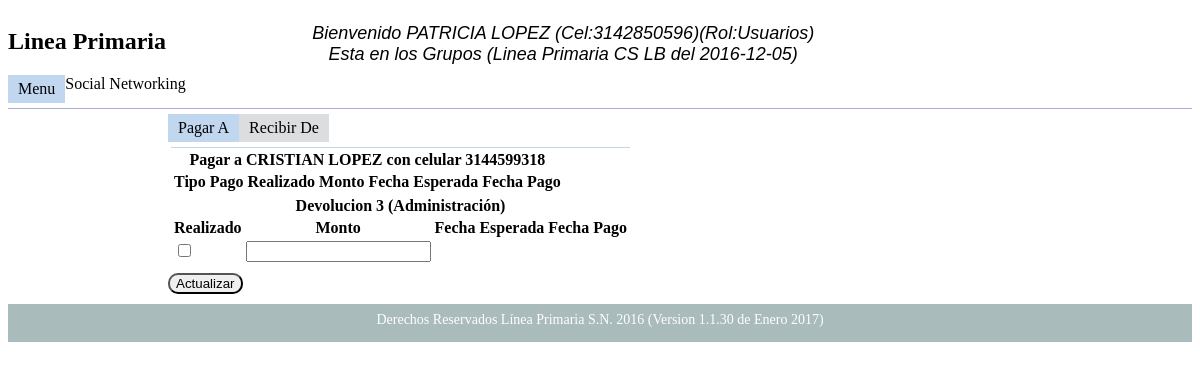
Page /controlador/principal/principal.php?nav=pagos/estados (signed in) on the committed database.
### tables this page shows
CREATE TABLE IF NOT EXISTS `Afiliados` (
  `afs_llave` int(11) NOT NULL AUTO_INCREMENT,
  `afs_nombres` varchar(100) NOT NULL,
  `afs_apellidos` varchar(30) DEFAULT NULL,
  `afs_celular` varchar(12) NOT NULL,
  `afs_otros` varchar(12) DEFAULT NULL,
  `afs_documento` varchar(12) DEFAULT NULL,
  `afs_estado` varchar(1) NOT NULL,
  PRIMARY KEY (`afs_llave`)
);

CREATE TABLE IF NOT EXISTS `Roles` (
  `nro_llave` int(11) NOT NULL AUTO_INCREMENT,
  `cro_nombre` varchar(100) NOT NULL,
  PRIMARY KEY (`nro_llave`)
);

CREATE TABLE IF NOT EXISTS `WhatsappGrupos` (
  `nwg_llave` int(11) NOT NULL AUTO_INCREMENT,
  `cwg_nombre` char(100) NOT NULL,
  `dwg_fecha` date NOT NULL,
  PRIMARY KEY (`nwg_llave`),
  UNIQUE KEY `cwg_nombre` (`cwg_nombre`)
);

CREATE TABLE IF NOT EXISTS `Grupo` (
  `ngr_llave` int(11) NOT NULL AUTO_INCREMENT,
  `ngr_afiliado` int(11) NOT NULL,
  `dgr_ingreso` date NOT NULL,
  `dgr_primero` date NOT NULL,
  `dgr_segundo` date NOT NULL,
  `dgr_tercero` date NOT NULL,
  `ngr_grupo` int(11) NOT NULL,
  PRIMARY KEY (`ngr_llave`),
  KEY `ngr_afiliado` (`ngr_afiliado`)
);

### vista/pagos/estados.php (the view, shortened to what the rows shown need)
<?php $valores = unserialize($valor);
$pagarA = $valores[0];
$recibeDe = $valores[2];
$pagosDe = $valores[3];
?>
<div><form method="post" action="./principal.php?nav=pagos/estados">
<div>
<div class="tabBody">
<table>
<tr>
<td>
<div class="tabBodyNow" id="pagarBody">
<?php if($pagarA != null){ $pagarAA = array(); array_push($pagarAA,$pagarA);foreach($pagarAA as $pagar){ ?>
<table>
	<tr><th colspan="5">Pagar a <?php echo $pagar->getReferido()." con celular ".$pagar->getCelularReferido(); ?> </th></tr>
	<tr><th>Tipo Pago</th><th>Realizado</th><th>Monto</th><th>Fecha Esperada</th><th>Fecha Pago</th></tr>
</table>
<?php } }?>
<table>
<tr><th colspan="4">Devolucion 3 (Administraci&oacute;n)</th></tr>
<tr><th>Realizado</th><th>Monto</th><th>Fecha Esperada</th><th>Fecha Pago</th></tr>
</table>
</div>
</td>
<?php if($recibeDe != null) { foreach($recibeDe as $recibe){ if($recibe instanceof VReferidoAG){?>
<?php foreach($pagosDe as $pago2){
if(gettype($pago2) == "object" && $recibe->getCodigoAfiliado() == $pago2->getPago()){ $cantidadPagosRecibidos += ($pago2->getPaga()=="S"?1:0); $cantidadPagosAceptados += ($pago2->getRecibe()=="S"?1:0);
$recibeWhatsapp .= ($pago2->getRecibe() == "S"?"~":"").($pago2->getPaga()=="S"?"*PAGO*":"").($pago2->getRecibe()=="S"?"~":"")."\n";?>
<?php }}}}?>
<td colspan="2">Numero de Pagos Recibidos</td><td><?php echo $cantidadPagosRecibidos; ?></td><td colspan="2">Numero de Pagos Aceptados</td><td><?php echo $cantidadPagosAceptados; ?></td></tr>
<?php } ?>
</table>
</div>
</div></div>
<button>Actualizar</button><br/>

### controlador/principal/principal.php (shortened to what the rows shown need)
<?php
require "../conexion/conexion.php";
require "../../dto/Afiliados.php";
require "../../dto/Grupo.php";
require "../../dto/Roles.php";
class Principal {
	var $afiliado;
	var $grupo;
	var $usuario;
	var $rol;
	var $enlace;
	var $body;
	var $head;
	function control() {
		$this->enlace = (new Conexion ())->connect ();
		$this->loadInfo ();
		$end = $_REQUEST ['end'];
		$navegar = $_REQUEST ['nav'];
		if ($end != null && $end == 1) {
			$login = new LogIn2();
			$login->setId($_SESSION['idSession']);
			if($login->getId() == null){
				$login->setUsuario($this->usuario->getUsuario());
			}
			$this->enlace->update($login);
			$_SESSION ['idSession'] = null;
			$_SESSION ['idAfiliado'] = null;
			$_SESSION ['afiliado'] = null;
			$_SESSION ['grupo'] = null;
			$_SESSION ['usuario'] = null;
			$_SESSION ['permisos'] = null;
			$_SESSION ['rol'] = null;
			$_SESSION ['menu'] = null;
			unset ( $_SESSION ['idAfiliado'] );
			unset ( $_SESSION ['idSession'] );
			unset ( $_SESSION ['afiliado'] );
			unset ( $_SESSION ['grupo'] );
			unset ( $_SESSION ['usuario'] );
			unset ( $_SESSION ['permisos'] );
			unset ( $_SESSION ['rol'] );
			unset ( $_SESSION ['menu'] );
			require "../conexion/session.php";
			return;
		} else if ($navegar != null) {
			if ($page != null) {
				if ($page instanceof iBean) {
					$page->control ();
					$this->body = $page->pantalla ();
				}
			}
		}
		$this->head = $this->headLoad ();
		$this->pantalla ();
	}
	function headLoad() {
		$vari = "";
		if ($this->grupo != null) {
			$n = count ( $this->grupo );
			if ($this->grupo [0] instanceof Grupo) {
				if ($this->grupo [0]->getOAfiliado () != null) {
					if ($this->grupo [0]->getOAfiliado () instanceof Afiliados) {
						$vari = $vari . "Bienvenido " . $this->grupo [0]->getOAfiliado ()->nombres . " " . $this->grupo [0]->getOAfiliado ()->apellidos ." (Cel:".$this->grupo[0]->getOAfiliado()->celular.")"."(Rol:".$this->rol->getNombre().")"."<br/>";
					}
				}
			}
			$vari = $vari . "Esta en los Grupos ";
			for($i = 0; $i < $n; $i ++) {
				if ($this->grupo [$i] instanceof Grupo) {
					$vari = $vari . "(" . ($this->grupo[$i]->getOAfiliado()->getOWhatsapp() instanceof WhatsappGrupos ?$this->grupo [$i]->getOAfiliado ()->getOWhatsapp()-> getNombre():$this->grupo[$i]->getNumeroGrupo()). " del " . $this->grupo [$i]->getFechaIngreso () . ")";
				}
			}
		}
		return $vari;
	}
	function loadInfo() {
		$this->loadAfiliado ();
		$this->loadUsuario ();
		$this->loadRol ();
	}
	function loadAfiliado() {
		if ($this->afiliado == null) {
			$this->afiliado = new Afiliados ();
			$this->afiliado->setId ( $_SESSION ['idAfiliado'] );
			if ($this->afiliado->getId () != null) {
				$sql = $this->afiliado->select () . $this->afiliado->where ();
				$result = $this->enlace->query ( $sql );
				if ($row = $result->fetch_array ()) {
					$this->afiliado->setRow ( $row );
				}
			}
		}
	}
	function loadUsuario() {
		if ($this->usuario == null) {
			$this->usuario = new Usuarios ();
			$this->usuario->setAfiliado ( $this->afiliado->getId () );
			$sql = $this->usuario->select () . $this->usuario->where ();
			$result = $this->enlace->query ( $sql );
			if ($result != null) {
				if ($row = $result->fetch_array ()) {
					$this->usuario->setRow ( $row );
				}
			}
		}
	}
	function loadRol() {
		if ($this->rol == null) {
			$this->rol = new Roles ();
			$this->rol->setId ( $this->usuario->getRol () );
			$sql = $this->rol->select () . $this->rol->where ();
			$result = $this->enlace->query ( $sql );
			if ($result != null) {
				if ($row = $result->fetch_array()) {
					$this->rol->setRow ( $row );
				}
			}
		}
	}
	function loadGrupo() {
		if ($this->grupo == null) {
			$this->grupo = new Grupo ();
			$this->grupo->setAfiliado ( $this->afiliado->getId () );
			$sql = $this->grupo->select () . $this->grupo->where ();
			$result = $this->enlace->query ( $sql );
			$grupo = array ();
			if ($result != null) {
				while ( $row = $result->fetch_array () ) {
					$temp = new Grupo ();
					$temp->setRow ( $row );
					$copiAfiliado = $this->afiliado;
					$copiAfiliado->setOWhatsapp($this->loadGrupoWhatsapp($temp->getId()));
					$temp->setOAfiliado ( $copiAfiliado );
					$temp->setOPadre ( $this->loadPadre ( $temp->getId () ) );
					$grupo [] = $temp;
				}
			}
			if (count ( $grupo ) > 0) {
				$this->grupo = $grupo;
			}
		}
	}
	function loadGrupoWhatsapp($id){
		$ref = new Referidos();
		$ref->setReferido($id);
		$query = $ref->select().$ref->where();
		$result = $this->enlace->query($query);
		if($result != null){
			while($row = $result->fetch_array()){
				$ref->setRow($row);
				$rw = new ReferidoWhatsapp();
				$rw->setReferido($ref->getId());
				$query = $rw->select().$rw->where();
				$result2 = $this->enlace->query($query);
				if($result2 != null){
					while($row2 = $result2->fetch_array()){
						$rw->setRow($row2);
						$wg = new WhatsappGrupos();
						$wg->setId($rw->getWhatsapp());
						$query = $wg->select().$wg->where();
						$result3 = $this->enlace->query($query);
						if($result3 != null){
							if($row3 = $result3->fetch_array()){
								$wg->setRow($row3);
								return $wg;
							}
						}
					}
				}
			}
		}
		return null;
	}
	function loadPadre($id) {
		$referido = new Referidos ();
		$referido->setReferido ( $id );
		$query = $referido->select () . $referido->where ();
		$result = $this->enlace->query ( $query );
		if ($result != null) {
			if ($row = $result->fetch_array ()) {
				$referido->setRow ( $row );
				$grupo = new Grupo ();
				$grupo->setId ( $referido->getAfiliado () );
				$query = $grupo->select () . $grupo->where ();
				$result = $this->enlace->query ( $query );
				if ($result != null) {
					if ($row = $result->fetch_array ()) {
						$grupo->setRow ( $row );
						$afiliado = new Afiliados ();
						$afiliado->setId ( $grupo->getAfiliado () );
						$query = $afiliado->select () . $afiliado->where ();
						$result = $this->enlace->query ( $query );
						if ($result != null) {
							if ($row = $result->fetch_Array ()) {
								$afiliado->setRow($row);
								return $afiliado;
							}
						}
					}
				}
			}
		}
		return null;
	}
	function pantalla() {
		$head = $this->head;
		$body = $this->body;
		require "../../vista/principal/principal.php";
	}
}
(new Principal ())->control ();
?>

### vista/principal/principal.php (shortened to what the rows shown need)
<!DOCTYPE html PUBLIC "-//W3C//DTD HTML 4.01 Transitional//EN" "http://www.w3.org/TR/html4/loose.dtd">
<html>
	<head>
	<link rel="stylesheet" type="text/css" href="../../vista/css/pagina.css"/>
</head>
<body>
<header>
	<div class="contenedor">
		<div >
			<h2>Linea Primaria</h2> Social Networking
		<div class="menu-btn" onclick="mostrarMenu()">Menu</div>
		</div>
		<div class="nombre">
			<?php
				echo $head;
			?>
		</div>
	</div>
</header>
<section>
<?php echo $body; ?>
</section>
</body>
</html>

### rows in the picture
afiliados: afs_nombres "PATRICIA LOPEZ", afs_celular "3142850596"
roles: cro_nombre "Usuarios"
whatsappgrupos: cwg_nombre.dgr_ingreso "Esta en los Grupos (Linea Primaria CS LB del 2016-12-05)"

### other values in the picture
$pagar->getReferido() "CRISTIAN LOPEZ"
$pagar->getCelularReferido() "3144599318"
